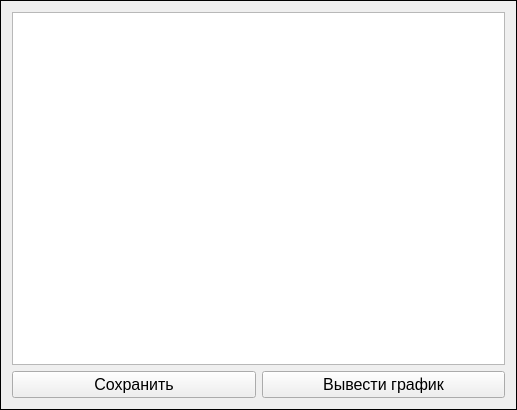
<?xml version="1.0" encoding="UTF-8"?>
<ui version="4.0">
 <class>Frame</class>
 <widget class="QFrame" name="Frame">
  <property name="geometry">
   <rect>
    <x>0</x>
    <y>0</y>
    <width>517</width>
    <height>410</height>
   </rect>
  </property>
  <property name="mouseTracking">
   <bool>true</bool>
  </property>
  <property name="tabletTracking">
   <bool>false</bool>
  </property>
  <property name="contextMenuPolicy">
   <enum>Qt::NoContextMenu</enum>
  </property>
  <property name="windowTitle">
   <string>ВЫВОД</string>
  </property>
  <property name="frameShape">
   <enum>QFrame::Box</enum>
  </property>
  <layout class="QVBoxLayout" name="verticalLayout_2">
   <item>
    <layout class="QVBoxLayout" name="verticalLayout">
     <item>
      <widget class="QTextEdit" name="textEdit">
       <property name="font">
        <font>
         <pointsize>12</pointsize>
        </font>
       </property>
       <property name="readOnly">
        <bool>true</bool>
       </property>
      </widget>
     </item>
     <item>
      <layout class="QHBoxLayout" name="horizontalLayout">
       <item>
        <widget class="QPushButton" name="pushButtonSave">
         <property name="font">
          <font>
           <pointsize>12</pointsize>
          </font>
         </property>
         <property name="text">
          <string>Сохранить</string>
         </property>
        </widget>
       </item>
       <item>
        <widget class="QPushButton" name="pushButtonShowChart">
         <property name="font">
          <font>
           <pointsize>12</pointsize>
          </font>
         </property>
         <property name="text">
          <string>Вывести график</string>
         </property>
        </widget>
       </item>
      </layout>
     </item>
    </layout>
   </item>
  </layout>
 </widget>
 <resources/>
 <connections/>
</ui>
